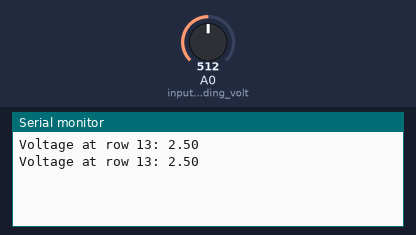
The sketch below on a simulated Arduino Uno, built with avr-gcc and run on an emulated ATmega328P. Shown: the last lines printed to the serial monitor. Inputs (shaded band) come from the test bench; at power-on: A0 (input_is_for_reading_volt) = 512.

Above: at 1.8 s.
1.9 s: A0 (input_is_for_reading_volt) set to 716
At 2.8 s:
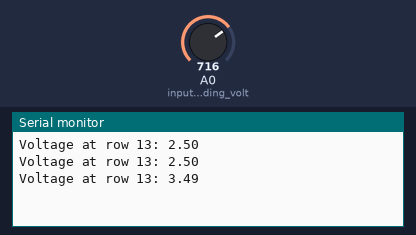
3.4 s: A0 (input_is_for_reading_volt) set to 900
At 4.8 s:
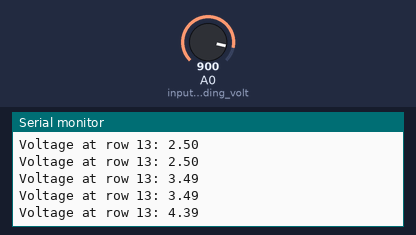
Timing chart, 0 to 6.4 s (numbered marks = the images above; inputs shaded):
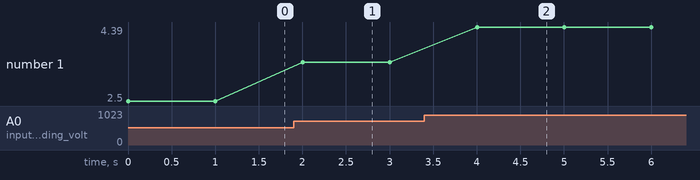

Measured:
- after the input at 1.9 s, the serial monitor: prints a new line after 0.10 s (image 1)
- after the input at 3.4 s, the serial monitor: prints a new line after 0.60 s (image 2)
- plotted number 1: 2.5 → 3.49 after the input at 1.9 s, 3.49 → 4.39 after the input at 3.4 s

The sketch:

PhotoResistor.ino
```cpp
double voltageOne;

void setup() {
  // put your setup code here, to run once:
  pinMode(A0,INPUT);    //input is for reading voltage at pin A0
  Serial.begin(9600);
}

void loop() {
  // put your main code here, to run repeatedly:
  voltageOne = 0.00488*analogRead(A0);
  Serial.print("Voltage at row 13: " );
  Serial.println( voltageOne );
  delay(1000);
}
```
